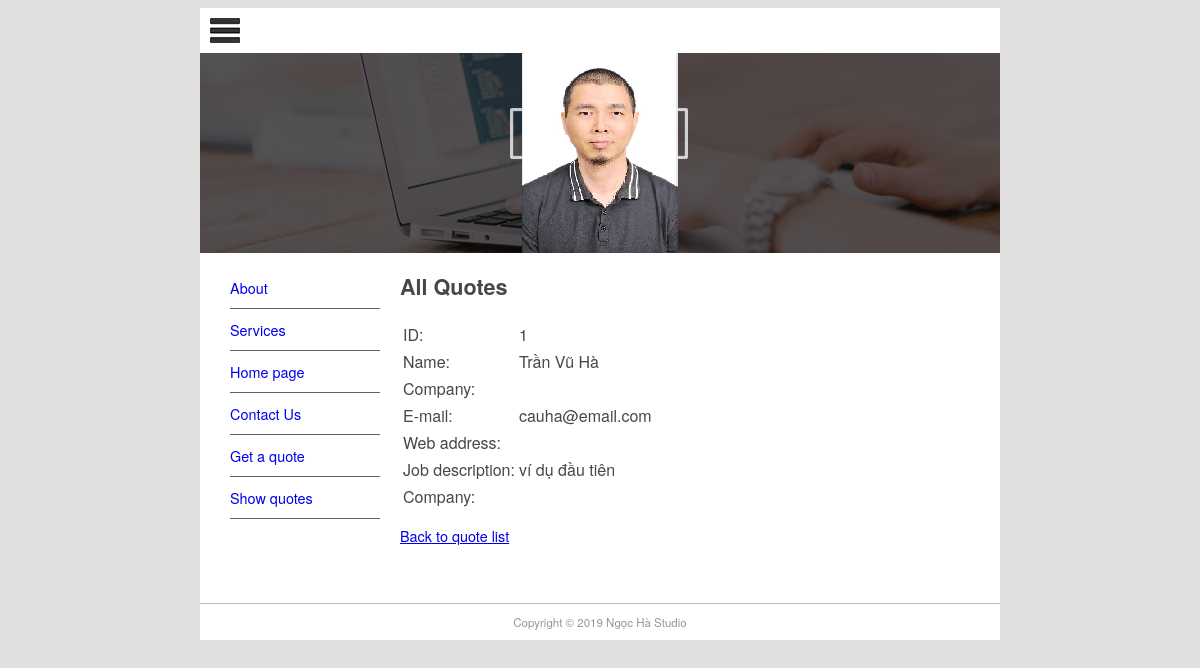
The app's page /quote/show/1 with its own data.
### pages/models.py (models this page shows, shortened)
class Page(models.Model):
    title = models.CharField(max_length=60)
    permalink = models.CharField(max_length=12,unique=True)
    update_date = models.DateTimeField('Last Update')
    bodytext = models.TextField('Page Content',blank=True)

### quotes/models.py (models this page shows, shortened)
class Quote(models.Model):
    name = models.CharField(max_length=100)
    position = models.CharField(max_length=60,blank=True)
    company = models.CharField(max_length=60,blank=True)
    address = models.CharField(max_length=200,blank=True)
    phone  =models.CharField(max_length=30,blank=True)
    email = models.EmailField()
    web = models.URLField(blank=True)
    description = models.TextField()
    sitestatus = models.CharField(max_length=40,choices=STATUS_CHOICES)
    priority=models.CharField(max_length=40,choices=PRIORITY_CHOICES)
    jobfile = models.FileField(upload_to='uploads/',blank=True)
    submitted=models.DateField(auto_now_add=True)
    quotedate=models.DateField(blank=True,null=True)
    quoteprice=models.DecimalField(decimal_places=2,max_digits=7,blank=True,default=0)
    username=models.ForeignKey(User,blank=True,null=True,on_delete=models.CASCADE)

### quotes/views.py (the view)
# urls.py: path('show/<int:pk>',QuoteView.as_view(),name='quote-detail'),
class QuoteView(DetailView):
    model = Quote
    context_object_name = 'quote'
    template_name = 'quote_detail.html'
    def get_context_data(self, **kwargs):
        context = super(QuoteView,self).get_context_data(**kwargs)
        context['page_list']=Page.objects.all()
        return context

### templates/quote_detail.html (shortened to what this page needs)
{% extends 'quote.html'%}
{% block sidenav %}
    {% for page in page_list %}
        <li>
            <a href="{{ page.permalink }}">{{page.title}}</a>
        </li>
    {% endfor %}
{% endblock sidenav %}
{% block content %}
    <h1> All Quotes</h1>
    <table class="quote">
        <tr class="quotehdr">
            <td>ID:</td> <td>{{quote.id}}</td>
        </tr>
        <tr class="quotehdr">
            <td>Name:</td> <td>{{quote.name}}</td>
        </tr>
        <tr class="quotehdr">
            <td>Company:</td> <td>{{quote.company}}</td>
        </tr>
        <tr class="quotehdr">
            <td>E-mail:</td> <td>{{quote.email}}</td>
        </tr>
        <tr class="quotehdr">
            <td>Web address:</td> <td>{{quote.web}}</td>
        </tr>
        <tr class="quotehdr">
            <td>Job description:</td> <td>{{quote.description}}</td>
        </tr>
        <tr class="quotehdr">
            <td>Company:</td> <td>{{quote.company}}</td>
        </tr>
    </table>
    <p><a href="../show">Back to quote list</a></p>
{% endblock content%}

### static/main.css (style rules this page uses)
body { background-color: #E0E0E0; font-family: Gotham, "Helvetica Neue", Helvetica, Arial, sans-serif; font-size: 0.9em; text-align: justify; color: #474747; }
#nav li { padding-top: 10px; padding-bottom: 10px; font-size: 1em; list-style-type: none; border-bottom: thin solid #5F5F5F; color: #4C4C4C; left: 0px; list-style-position: inside; margin-left: -10px; }
#nav li a { text-decoration: none; }

### records on screen
Page: title "About"
Page: title "Services"
Page: title "Home page"
Quote: id "1", name "Trần Vũ Hà", email "cauha@email.com", description "ví dụ đầu tiên"
